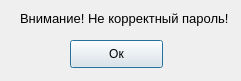
<?xml version="1.0" encoding="UTF-8"?>
<ui version="4.0">
 <class>Dialog_error_pass</class>
 <widget class="QDialog" name="Dialog_error_pass">
  <property name="geometry">
   <rect>
    <x>0</x>
    <y>0</y>
    <width>241</width>
    <height>81</height>
   </rect>
  </property>
  <property name="windowTitle">
   <string>Dialog</string>
  </property>
  <widget class="QLabel" name="label">
   <property name="geometry">
    <rect>
     <x>20</x>
     <y>10</y>
     <width>261</width>
     <height>16</height>
    </rect>
   </property>
   <property name="font">
    <font>
     <pointsize>10</pointsize>
    </font>
   </property>
   <property name="text">
    <string>Внимание! Не корректный пароль!</string>
   </property>
  </widget>
  <widget class="QPushButton" name="pushButton">
   <property name="geometry">
    <rect>
     <x>70</x>
     <y>40</y>
     <width>93</width>
     <height>28</height>
    </rect>
   </property>
   <property name="text">
    <string>Ок</string>
   </property>
  </widget>
 </widget>
 <resources/>
 <connections/>
</ui>
